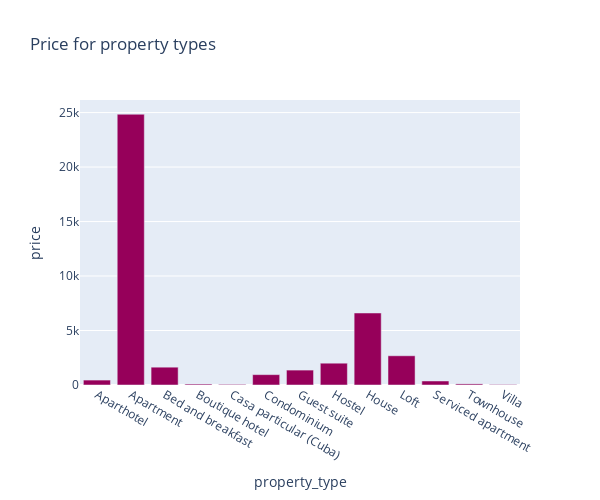

Write notebook code for a chart like this one.
### Code cell
fig_bar = px.bar(df_bar, x="property_type", y="price", title="Price for property types", hover_data=["number_of_reviews", "review_scores"], width=600, height=500, color_discrete_sequence=px.colors.sequential.Rainbow)
fig_bar.show()

### Figure 1 — Plotly figure (JSON) as saved in the notebook; plotly's stock layout.template omitted (floating-point values rounded to 4 significant figures)
{"data": [{"customdata": [[93.0, 95.0], [1085.0, 47.2], [192.0, 65.5], [3.0, 100.0], [2.0, 60.0], [112.0, 79.6], [15.0, 48.5], [1.0, 0.0], [228.0, 36.39], [7.0, 49.0], [7.0, 98.5], [64.0, 98.0], [0.0, 0.0]], "hovertemplate": "property_type=%{x}<br>price=%{y}<br>number_of_reviews=%{customdata[0]}<br>review_scores=%{customdata[1]}<extra></extra>", "legendgroup": "", "marker": {"color": "rgb(150,0,90)", "pattern": {"shape": ""}}, "name": "", "orientation": "v", "showlegend": false, "textposition": "auto", "type": "bar", "x": ["Aparthotel", "Apartment", "Bed and breakfast", "Boutique hotel", "Casa particular (Cuba)", "Condominium", "Guest suite", "Hostel", "House", "Loft", "Serviced apartment", "Townhouse", "Villa"], "xaxis": "x", "y": [452, 24846, 1635, 86, 56, 951, 1369, 2001, 6608, 2682, 369, 101, 41], "yaxis": "y"}], "layout": {"barmode": "relative", "height": 500, "legend": {"tracegroupgap": 0}, "title": {"text": "Price for property types"}, "width": 600, "xaxis": {"anchor": "y", "domain": [0, 1], "title": {"text": "property_type"}}, "yaxis": {"anchor": "x", "domain": [0, 1], "title": {"text": "price"}}}}
